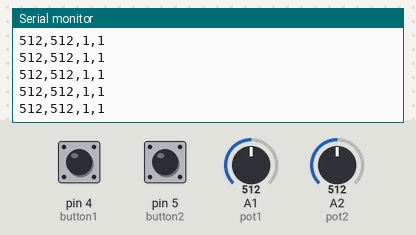
This sketch was run on a simulated Arduino Uno, built with avr-gcc and run on an emulated ATmega328P. On the bench: the last lines printed to the serial monitor. Inputs (shaded band) come from the test bench; at power-on: A1 (pot1) = 512, A2 (pot2) = 512, pin 4 (button1) HIGH, pin 5 (button2) HIGH.

Above: at 1.2 s.
1.3 s: A1 (pot1) set to 716
At 2.4 s:
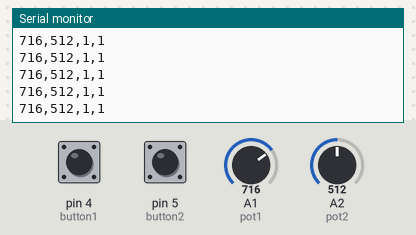
4.3 s: A2 (pot2) set to 716
At 5.3 s:
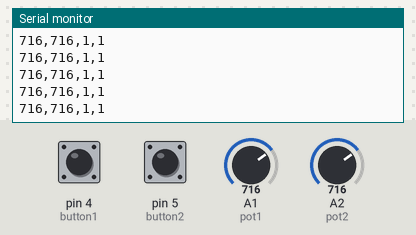
5.8 s: pin 4 (button1) pulled LOW for 0.15 s
7.4 s: pin 5 (button2) pulled LOW for 0.15 s
9.0 s: A1 (pot1) set to 900
At 10.1 s:
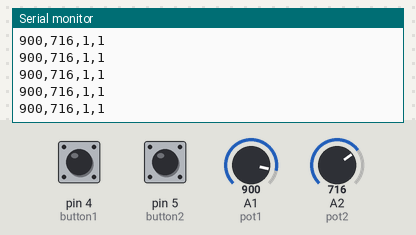
10.5 s: pin 4 (button1) pulled LOW for 1 s
At 11.2 s:
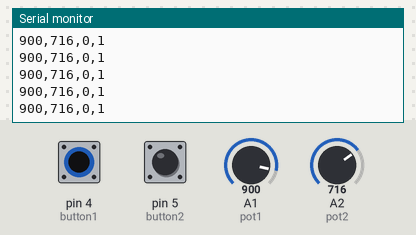
Timing chart, 0 to 13.5 s (numbered marks = the images above; inputs shaded):
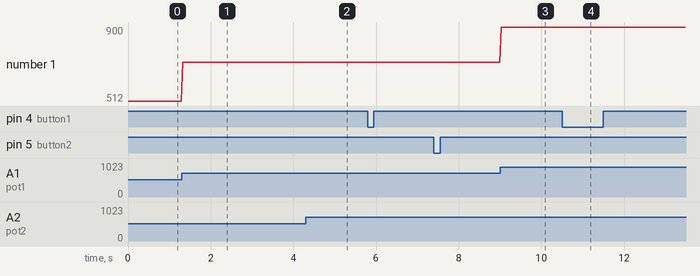

Measured:
- after the input at 1.3 s, the serial monitor: prints a new line at once (image 1)
- after the input at 4.3 s, the serial monitor: prints a new line at once (image 2)
- after the input at 9.0 s, the serial monitor: prints a new line at once (image 3)
- after the input at 10.5 s, the serial monitor: prints a new line at once (image 4)
- plotted number 1: 512 → 716 after the input at 1.3 s, 716 → 900 after the input at 9.0 s

The sketch:

KenanE_SS4.ino
```cpp
/*
  Kenan Esso
  Assignment 4 - 4 Sensor UART Control for P5.js

  Sensors used:
  1. Potentiometer 1 -  to change circle size
  2. Potentiometer 2 -  to change size of bars
  3. Button 1   - to change circle color
  4. Button 2   - to change the background color      gray/blue

  This Arduino code reads the sensors
  and sends values to P5.js using Serial UART.
*/

// --------------------
// PIN SETUP
// --------------------
int pot1 = 1;
int pot2 = 2;
int button1 = 4;
int button2 = 5;

void setup() {
  Serial.begin(9600);
  pinMode(button1, INPUT_PULLUP);
  pinMode(button2, INPUT_PULLUP);
}

void loop() {

  int p1 = analogRead(pot1);
  int p2 = analogRead(pot2);
  int b1 = digitalRead(button1);
  int b2 = digitalRead(button2);

  Serial.print(p1);
  Serial.print(",");
  Serial.print(p2);
  Serial.print(",");
  Serial.print(b1);
  Serial.print(",");
  Serial.println(b2);

  delay(30);
}
```
